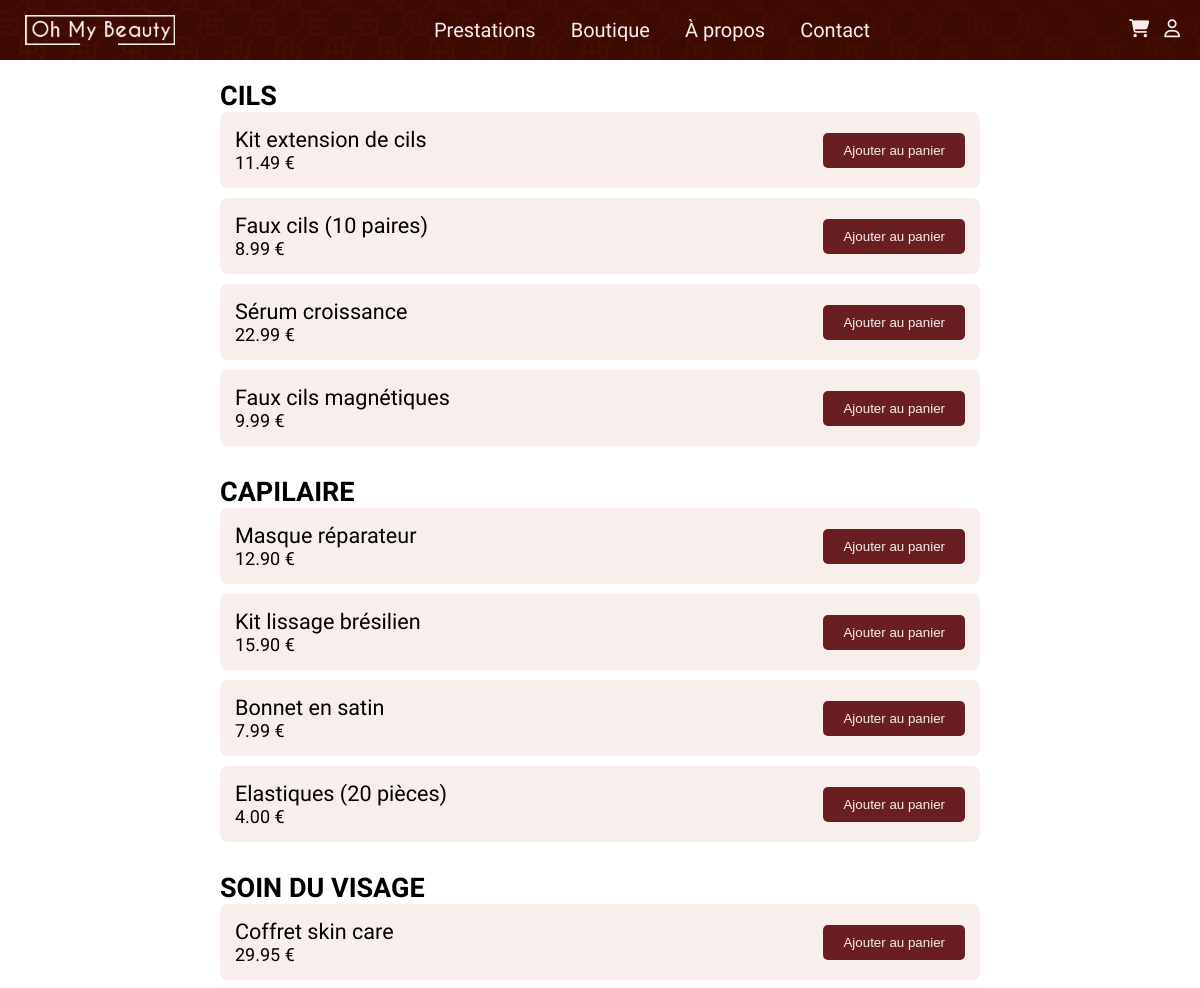
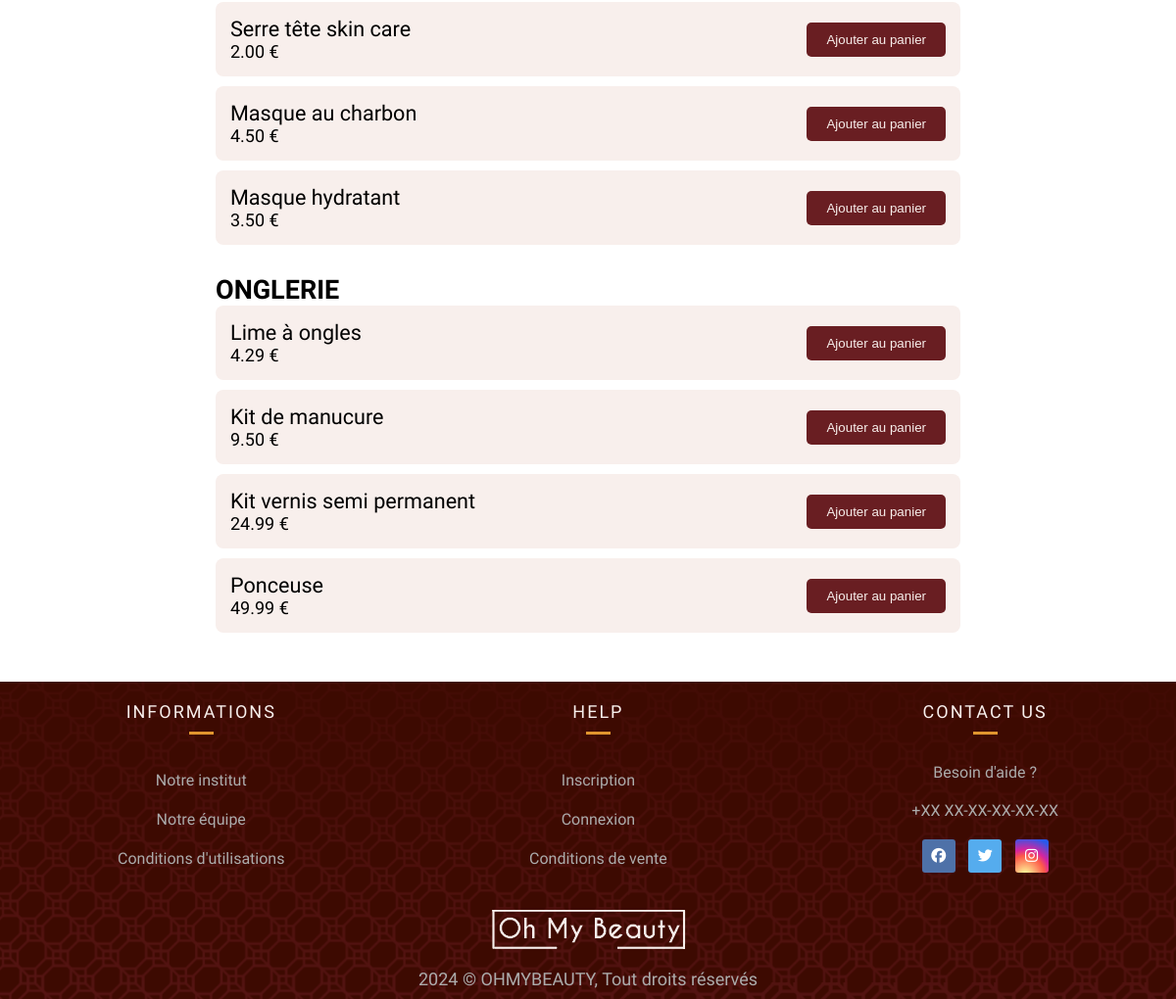
Screenshot of /index.php?action=boutique with the database file from the repository (2 pictures, top to bottom).
### tables this page shows
CREATE TABLE IF NOT EXISTS `produit` (
  `id_produit` int NOT NULL AUTO_INCREMENT,
  `designation` varchar(50) NOT NULL,
  `prix` decimal(15,2) NOT NULL,
  `image` varchar(255) DEFAULT NULL,
  `description` varchar(500) DEFAULT NULL,
  `id_categorie` int NOT NULL,
  PRIMARY KEY (`id_produit`),
  KEY `id_categorie` (`id_categorie`),
  CONSTRAINT `produit_ibfk_1` FOREIGN KEY (`id_categorie`) REFERENCES `categorie` (`id_categorie`)
);

### controller/AccueilController.php (called while the page is built, shortened)
<?php
class AccueilController {
    public function afficherBoutique() {
        require 'view/vueBoutique.php';
    }
}

### app/Connect.php (called while the page is built, shortened)
<?php
abstract class Connect {
    public static function seConnecter(){
        try {
            return new \PDO(
                "mysql:host=".self::HOST.";dbname=".self::DB.";charset=utf8", self::USER, self::PASS);
        } catch (\PDOException $ex) {
            return $ex->getMessage();
        }
    }
}

### model/managers/ProduitManager.php (called while the page is built, shortened)
<?php
class ProduitManager {
    private $db;
    public function __construct() {
        $this->db = Connect::seConnecter();
    }
    public function obtenirToutesCategoriesAvecProduits() {
        $requete = "
            SELECT c.id_categorie, c.designation AS categorie_designation, p.id_produit, p.designation, p.prix
            FROM categorie c
            LEFT JOIN produit p ON c.id_categorie = p.id_categorie
            ORDER BY c.id_categorie, p.id_produit
        ";
        $resultat = $this->db->query($requete);
        $categories = [];
        while ($row = $resultat->fetch()) {
            $categories[$row['categorie_designation']][] = [
                'id_produit' => $row['id_produit'],
                'designation' => $row['designation'],
                'prix' => $row['prix']
            ];
        }
        return $categories;
    }
}

### view/vueBoutique.php (the view, shortened to what this page needs)
<?php
$produitManager = new ProduitManager();
$categoriesAvecProduits = $produitManager->obtenirToutesCategoriesAvecProduits();
?>
<div class="boutique-container">
    <div class="prestations-container">
        <?php foreach ($categoriesAvecProduits as $categorieNom => $produits) { ?>
            <div class="categorie">
                <h2><?= $categorieNom; ?></h2>
                <div class="liste-prestations">
                    <?php foreach ($produits as $produit) { ?>
                        <div class="prestation">
                            <div class="details-prestation">
                                <h3><?= $produit["designation"]; ?></h3>
                                <span><?= $produit["prix"]; ?> €</span>
                            </div>
                            <div class="actions-prestation">
                                <form method="get" action="index.php">
                                    <button type="submit">Ajouter au panier</button>
                                </form>
                            </div>
                        </div>
                    <?php } ?>
                </div>
            </div>
        <?php } ?>
    </div>
</div>
<?php
$contenu = ob_get_clean();
require "template.php";
?>

### index.php (shortened to what this page needs)
<?php
$ctrlAccueil = new AccueilController();
if(isset($_GET["action"])){
    switch ($_GET["action"]) {
        case "boutique" : $ctrlAccueil->afficherBoutique(); break;
        }
} else {
    $ctrlAccueil->afficherHome();
}

### view/template.php (shortened to what this page needs)
<!DOCTYPE html>
<html lang="fr">
<head>
    <link rel="stylesheet" type="text/css" href="./public/css/style.css?<?php echo time(); ?>" />
    <link rel="stylesheet" href="https://cdnjs.cloudflare.com/ajax/libs/font-awesome/4.7.0/css/font-awesome.min.css">
</head>
<body>
    <header>
        <a href="index.php?action=home" class="logoNav"><img src="./public/img/logo_header.png"  alt="image logo Oh My Beauty"></a>
        <nav id="myLinks">
            <a href="index.php?action=prestations">Prestations</a>
            <a href="index.php?action=boutique">Boutique</a>
            <a href="index.php?action=aPropos">À propos</a>
            <a href="index.php?action=contact">Contact</a>
        </nav>
        <div class="header-cart-toggle">
            <button id="toggleCartBtn">
                <i class="fa-solid fa-cart-shopping fa-l"></i>
            </button>
        </div>
        <div class="user">
            <a href="#"><i class="fa-regular fa-user fa-l"></i></a>
        </div>
    </header>
    <main>
        <div id="contenu">
            <?= $contenu ?>
        </div>
    </main>
    <footer class="section bg-footer">
        <div class="container">
            <div>
            <h6 class="footer-heading text-uppercase text-white">Informations</h6>
            <ul class="footer-link mt-4">
                <li><a href="#!">Notre institut</a></li>
                <li><a href="#!">Notre équipe</a></li>
                <li><a href="#!">Conditions d'utilisations</a></li>
            </ul>
            </div>
            <div>
            <h6 class="footer-heading text-uppercase text-white">Help</h6>
            <ul class="footer-link mt-4">
                <li><a href="#!">Inscription</a></li>
                <li><a href="#!">Connexion</a></li>
                <li><a href="#!">Conditions de vente</a></li>
            </ul>
            </div>
            <div class="footer-link">
            <h6 class="footer-heading text-uppercase text-white">Contact us</h6>
            <p class="contact-info mt-4">Besoin d'aide ?</p>
            <p class="contact-info">+XX XX-XX-XX-XX-XX</p>
            <div>
                <ul class="list-inline">
                <li class="list-inline-item"><a href="#!"><i class="fab facebook footer-social-icon fa-facebook-f"></i></a></li>
                <li class="list-inline-item"><a href="#!"><i class="fab twitter footer-social-icon fa-twitter"></i></a></li>
                <li class="list-inline-item"><a href="#!"><i class="fab instagram footer-social-icon fa-instagram"></i></a></li>
                </ul>
            </div>
            </div>
        </div>
        <div class="text-center mt-5">
            <img src="./public/img/logo_footer.png" alt="logo ohmybeauty">
            <p class="footer-alt">2024 © OHMYBEAUTY, Tout droits réservés</p>
        </div>
    </footer>
</body>
</html>

### public/css/style.css (style rules this page uses)
:root { --bordeau : #691E22; --or : #D9912B; --crimson : #3D0A01; --bcasse : #FAE3D3; --blanc : #F8EFEC; --rufina : "Rufina", serif;; --oxygen : "Oxygen", sans-serif; }
* { margin: 0; padding: 0; vertical-align: top; box-sizing: border-box; }
html { font-size: 18px; height: 100%; }
a { color: var(--blanc); text-decoration: none; font-family: var(--oxygen); font-weight: 100; }
header { z-index: 2; display: flex; background-image: url("../img/fond.png"); background-size: cover; top: 0; left: 0; width: 100%; height: 60px; padding: 0; position: sticky; }
.logoNav { margin-left: 25px; margin-top: 15px; }
.logoNav img { height: 30px; }
nav { margin-top: 15px; margin: auto; font-size: 20PX; }
nav a { margin-right: 15px; margin-left: 15px; transition: all 0.2s; }
.user { margin-top: 20px; margin-right: 20px; color: var(--or); z-index: 1000; }
i { transition: all 0.2s; }
.prestations-container { font-family: var(--oxygen); max-width: 800px; margin: 0 auto; padding: 20px; }
.categorie { margin-bottom: 30px; }
.prestation { font-weight: 300; display: flex; justify-content: space-between; align-items: center; padding: 15px; background-color: var(--blanc); border-radius: 8px; margin-bottom: 10px; }
.details-prestation h3 { margin: 0; font-size: 1.2em; font-weight: 400; }
.actions-prestation button { background-color: var(--bordeau); color: var(--blanc); border: none; padding: 10px 20px; border-radius: 5px; cursor: pointer; }
.header-cart-toggle { position: relative; display: inline-block; margin-top: 20px; margin-right: 15px; z-index: 1000; }
.header-cart-toggle i { color: var(--blanc); }
#toggleCartBtn { background: none; border: none; cursor: pointer; font-size: 1em; padding: 0; }
.container { padding-top: 20px; display: flex; justify-content: space-between; max-width: 80%; margin-right: auto; margin-left: auto; }
h6 { margin-top: 0; margin-bottom: 0.5rem; font-weight: 500; line-height: 1.2; font-size: 1rem; }
.text-uppercase { text-transform: uppercase; }
.text-white { color: var(--blanc); }
.text-center { text-align: center; padding-bottom: 0.6rem; }
.mt-4 { margin: 0; margin-top: 1.5rem; }
.bg-footer { background-image: url(../img/fond.png); background-size: cover; font-family: var(--oxygen); width: 100%; bottom: 0; }
.footer-heading { letter-spacing: 2px; display: flex; justify-content: center; }
.list-inline { padding-left: 0; list-style: none; margin-top: 0; margin-bottom: 1rem; }
.contact-info { color: #acacac; font-size: 16px; margin-top: 20px }
.footer-social-icon { font-size: 15px; height: 34px; width: 34px; line-height: 34px; border-radius: 3px; text-align: center; padding-top: 9px; margin-top: 20px }
.facebook { transition: transform 1s ease 0s; background-color: #4e71a8; color: #ffffff; }
.twitter { transition: transform 1s ease 0s; background-color: #55acee; color: #ffffff; }
.instagram { transition: transform 1s ease 0s; background: radial-gradient(circle at 30% 107%, #fdf497 0%, #fdf497 5%, #fd5949 45%,#d6249f 60%,#285AEB 90%); color: #ffffff; }
footer img { display: block; margin-left: auto; margin-right: auto; height: auto; padding-top: 20px; padding-bottom: 20px; }
.footer-alt { color: #acacac; }

### rows the page displays
produit: designation "Kit extension de cils", prix "11.49"
produit: designation "Faux cils (10 paires)", prix "8.99"
produit: designation "Sérum croissance", prix "22.99"
produit: designation "Faux cils magnétiques", prix "9.99"
produit: designation "Masque réparateur", prix "12.90"
produit: designation "Kit lissage brésilien", prix "15.90"
produit: designation "Bonnet en satin", prix "7.99"
produit: designation "Elastiques (20 pièces)", prix "4.00"
produit: designation "Coffret skin care", prix "29.95"
produit: designation "Serre tête skin care", prix "2.00"
produit: designation "Masque au charbon", prix "4.50"
produit: designation "Masque hydratant", prix "3.50"
produit: designation "Lime à ongles", prix "4.29"
produit: designation "Kit de manucure", prix "9.50"
produit: designation "Kit vernis semi permanent", prix "24.99"
produit: designation "Ponceuse", prix "49.99"

### other values shown
$categorieNom "CILS"
$categorieNom "CAPILAIRE"
$categorieNom "SOIN DU VISAGE"
$categorieNom "ONGLERIE"
